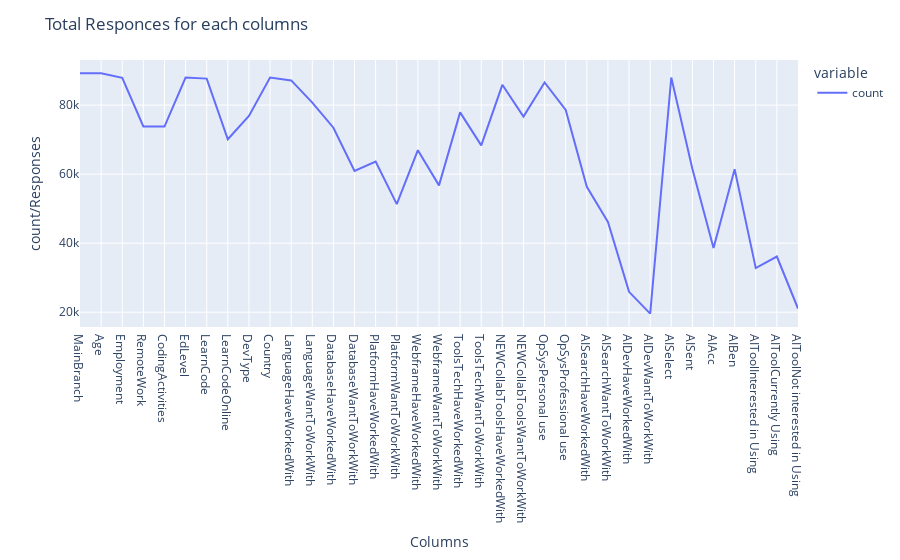

The notebook cell this image was saved under:
### Code cell
fig = px.line(selected_survay_df.describe(include='object').iloc[0])
fig.update_layout(title='Total Responces for each columns',xaxis_title='Columns',yaxis_title='count/Responses')
fig.show()

### Figure 1 — Plotly figure (JSON) as saved in the notebook; plotly's stock layout.template omitted (floating-point values rounded to 4 significant figures)
{"data": [{"hovertemplate": "variable=count<br>index=%{x}<br>value=%{y}<extra></extra>", "legendgroup": "count", "line": {"color": "#636efa", "dash": "solid"}, "marker": {"symbol": "circle"}, "mode": "lines", "name": "count", "orientation": "v", "showlegend": true, "type": "scatter", "x": ["MainBranch", "Age", "Employment", "RemoteWork", "CodingActivities", "EdLevel", "LearnCode", "LearnCodeOnline", "DevType", "Country", "LanguageHaveWorkedWith", "LanguageWantToWorkWith", "DatabaseHaveWorkedWith", "DatabaseWantToWorkWith", "PlatformHaveWorkedWith", "PlatformWantToWorkWith", "WebframeHaveWorkedWith", "WebframeWantToWorkWith", "ToolsTechHaveWorkedWith", "ToolsTechWantToWorkWith", "NEWCollabToolsHaveWorkedWith", "NEWCollabToolsWantToWorkWith", "OpSysPersonal use", "OpSysProfessional use", "AISearchHaveWorkedWith", "AISearchWantToWorkWith", "AIDevHaveWorkedWith", "AIDevWantToWorkWith", "AISelect", "AISent", "AIAcc", "AIBen", "AIToolInterested in Using", "AIToolCurrently Using", "AIToolNot interested in Using"], "xaxis": "x", "y": [89183, 89183, 87898, 73810, 73764, 87973, 87663, 70084, 76872, 87973, 87140, 80709, 73435, 60911, 63628, 51308, 66938, 56741, 77884, 68315, 85864, 76649, 86557, 78587, 56328, 46150, 25904, 19587, 87973, 61501, 38594, 61396, 32783, 36137, 21069], "yaxis": "y"}], "layout": {"legend": {"title": {"text": "variable"}, "tracegroupgap": 0}, "margin": {"t": 60}, "title": {"text": "Total Responces for each columns"}, "xaxis": {"anchor": "y", "domain": [0, 1], "title": {"text": "Columns"}}, "yaxis": {"anchor": "x", "domain": [0, 1], "title": {"text": "count/Responses"}}}}
